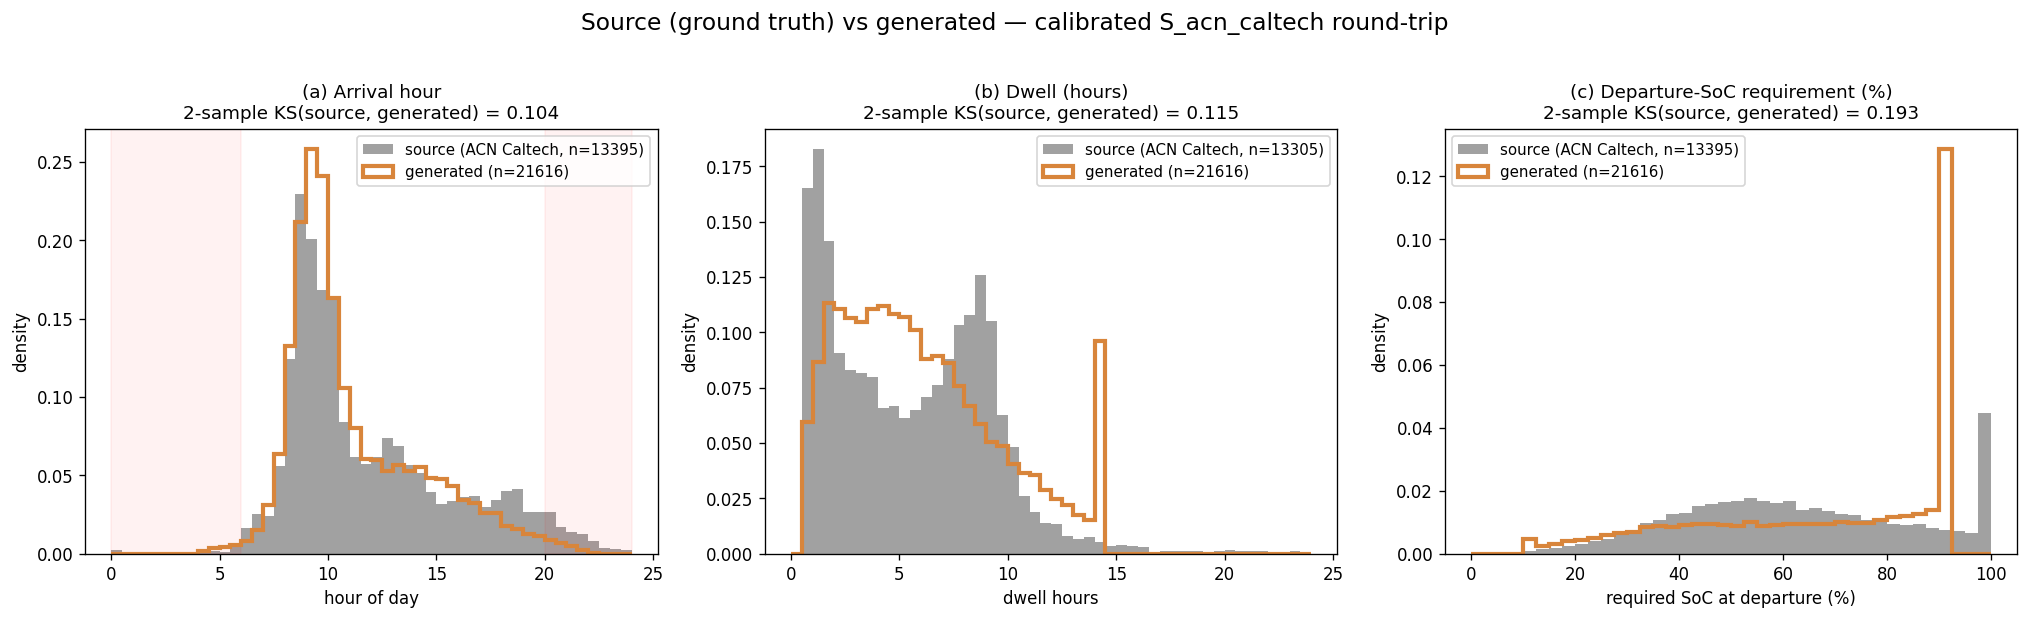

Write the Python code that produced this figure.
"""Source vs generated distributions — round-trip validation.

Calibrate → generate → does the generated population reproduce the source?
Compares ACN-Data Caltech (ground truth, via the live feature pipeline) against
a generated `S_acn_caltech` cohort (calibrated from that same source).

Run:
  # 1. generate a calibrated cohort (full year, large fleet for a smooth sample)
  uv run python -m v2b_syndata.cli generate --scenario S_acn_caltech --seed 7 \\
      --output-dir /tmp/gen_caltech --override ev_fleet.ev_count=400 \\
      --override charging_infra.charger_count=120 --override sim_window.mode=full_year
  # 2. plot
  uv run python docs/experiments/source_vs_generated.py /tmp/gen_caltech

Writes docs/experiments/source_vs_generated.png
"""
from __future__ import annotations

import sys
import warnings
from pathlib import Path

import matplotlib
import numpy as np
import pandas as pd
import scipy.stats as st

warnings.filterwarnings("ignore")
matplotlib.use("Agg")
import matplotlib.pyplot as plt

from v2b_syndata.calibration.battery_inference import (
    infer_capacity,
    reconstruct_arrival_soc,
)
from v2b_syndata.calibration.sources import CALIBRATION_SOURCES

REPO = Path(__file__).resolve().parents[2]
OUT = Path(__file__).resolve().parent / "source_vs_generated.png"
GEN_DIR = Path(sys.argv[1]) if len(sys.argv) > 1 else Path("/tmp/gen_caltech")

# ── source: ACN Caltech ──────────────────────────────────────────────────────
src = CALIBRATION_SOURCES["acn_data"]()
sess = src.fetch_sessions({"sites": ("caltech",), "year_start": 2019, "year_end": 2021,
                           "cache_dir": REPO / "data/calibration/acn_cache"})
src_arr = np.array([s.arrival_hour for s in sess])
src_dw = np.array([s.dwell_hours for s in sess]); src_dw = src_dw[(src_dw >= 0.5) & (src_dw <= 24)]
# source departure-SoC TARGET = the quantity soc_depart was calibrated to
rng = np.random.default_rng(20260613); src_dep = []
for s in sess:
    cap, _ = infer_capacity(s); soc = reconstruct_arrival_soc(s, cap, rng=rng)
    if soc is None or s.kwh_delivered is None or cap <= 0:
        continue
    dep = min(1 - 1e-6, soc + float(s.kwh_delivered) / float(cap))
    if dep > soc:
        src_dep.append(dep * 100)
src_dep = np.array(src_dep)

# ── generated: S_acn_caltech sessions.csv ────────────────────────────────────
g = pd.read_csv(GEN_DIR / "sessions.csv")
gen_arr = pd.to_datetime(g["arrival"]).dt.hour + pd.to_datetime(g["arrival"]).dt.minute / 60.0
gen_arr = gen_arr.to_numpy()
gen_dw = (g["duration_sec"] / 3600.0).to_numpy()
gen_dep = g["required_soc_at_depart"].to_numpy()

# ── plot ─────────────────────────────────────────────────────────────────────
SRC_C, GEN_C = "#555555", "#d8853b"
fig, ax = plt.subplots(1, 3, figsize=(17, 5))


def overlay(a, src_x, gen_x, bins, rng_, title, xlabel):
    a.hist(src_x, bins=bins, range=rng_, density=True, color=SRC_C, alpha=0.55,
           label=f"source (ACN Caltech, n={len(src_x)})")
    a.hist(gen_x, bins=bins, range=rng_, density=True, histtype="step", color=GEN_C,
           lw=2.5, label=f"generated (n={len(gen_x)})")
    ks = st.ks_2samp(src_x, gen_x).statistic
    a.set_title(f"{title}\n2-sample KS(source, generated) = {ks:.3f}", fontsize=11)
    a.set_xlabel(xlabel); a.set_ylabel("density"); a.legend(fontsize=9)


overlay(ax[0], src_arr, gen_arr, 48, (0, 24),
        "(a) Arrival hour", "hour of day")
ax[0].axvspan(0, 6, color="red", alpha=0.05); ax[0].axvspan(20, 24, color="red", alpha=0.05)
overlay(ax[1], src_dw, gen_dw[(gen_dw >= 0.5) & (gen_dw <= 24)], 48, (0, 24),
        "(b) Dwell (hours)", "dwell hours")
overlay(ax[2], src_dep, gen_dep, 40, (0, 100),
        "(c) Departure-SoC requirement (%)", "required SoC at departure (%)")

fig.suptitle("Source (ground truth) vs generated — calibrated S_acn_caltech round-trip",
             fontsize=14, y=1.02)
fig.tight_layout()
fig.savefig(OUT, dpi=120, bbox_inches="tight")
print(f"saved {OUT}")
